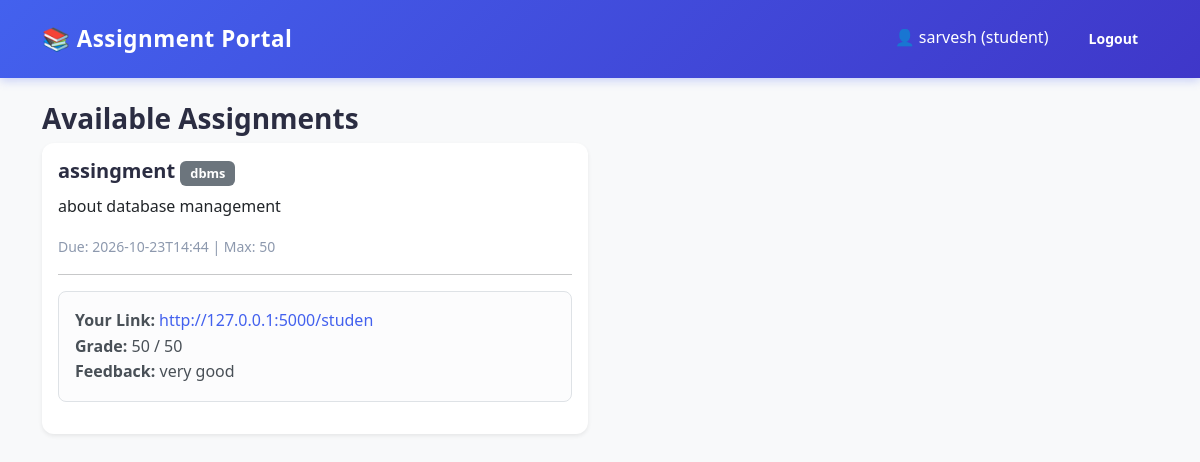
Screenshot of /student (signed in) with the database file from the repository.
### tables this page shows
CREATE TABLE submissions (
                id INTEGER PRIMARY KEY AUTOINCREMENT,
                assignment_id INTEGER NOT NULL,
                student_id INTEGER NOT NULL,
                student_name TEXT NOT NULL,
                project_link TEXT NOT NULL,
                work_notes TEXT NOT NULL,
                submitted_at TEXT NOT NULL,
                status TEXT DEFAULT 'submitted',
                marks INTEGER,
                remarks TEXT
            );

CREATE TABLE assignments (
                id INTEGER PRIMARY KEY AUTOINCREMENT,
                title TEXT NOT NULL,
                subject TEXT NOT NULL,
                description TEXT NOT NULL,
                due_date TEXT NOT NULL,
                max_marks INTEGER NOT NULL,
                created_by INTEGER NOT NULL
            );

### app.py (the view)
@app.route('/student')
def student_portal():
    if err := login_required('student'): return err
    with sqlite3.connect('database.db') as conn:
        conn.row_factory = sqlite3.Row
        cursor = conn.cursor()
        cursor.execute("SELECT * FROM assignments")
        assignments = cursor.fetchall()
        for i, a in enumerate(assignments):
            cursor.execute("SELECT * FROM submissions WHERE assignment_id = ? AND student_id = ?",
                           (a['id'], session['user_id']))
            sub = cursor.fetchone()
            a_dict = dict(a)
            a_dict['submission'] = dict(sub) if sub else None
            a_dict['is_overdue'] = datetime.fromisoformat(a['due_date']) < datetime.now()
            assignments[i] = a_dict
    return render_template('student.html', assignments=assignments)

### app.py (called while the page is built)
def login_required(role=None):
    if 'user_id' not in session:
        flash('Please log in first!', 'danger')
        return redirect(url_for('login'))
    if role and session.get('role') != role:
        flash('Access denied.', 'danger')
        return redirect(url_for('login'))
    return None

### templates/student.html (shortened to what this page needs)
{% extends "base.html" %}
{% block content %}
<h3>Available Assignments</h3>
<div class="row">
    {% for a in assignments %}
    <div class="col-md-6 mb-4">
        <div class="card shadow-sm h-100 p-3">
            <h5>{{ a.title }} <span class="badge bg-secondary">{{ a.subject }}</span></h5>
            <p>{{ a.description }}</p>
            <small class="text-muted">Due: {{ a.due_date[:16] }} | Max: {{ a.max_marks }}</small>
            <hr>
            {% if a.submission %}
                <div class="alert alert-light border">
                    <strong>Your Link:</strong> <a href="{{ a.submission.project_link }}">{{ a.submission.project_link }}</a><br>
                    {% if a.submission.status == 'graded' %}
                        <strong>Grade:</strong> {{ a.submission.marks }} / {{ a.max_marks }}<br>
                        <strong>Feedback:</strong> {{ a.submission.remarks }}
                    {% else %}
                        <em>Awaiting grading...</em>
                    {% endif %}
                </div>
            {% elif a.is_overdue %}
                <button class="btn btn-secondary w-100" disabled>Deadline Passed</button>
            {% endif %}
        </div>
    </div>
    {% endfor %}
</div>
{% endblock %}

### templates/base.html (shortened to what this page needs)
<!DOCTYPE html>
<html lang="en">
<head>
    <link href="https://cdn.jsdelivr.net/npm/bootstrap@5.3.0/dist/css/bootstrap.min.css" rel="stylesheet">
    <link rel="stylesheet" href="{{ url_for('static', filename='style.css') }}">
</head>
<body>
    <nav class="navbar navbar-dark mb-4">
        <div class="container">
            <a class="navbar-brand" href="/">📚 Assignment Portal</a>
            <div class="text-white">
                {% if session.user_id %}
                    <span class="me-3">👤 {{ session.username }} ({{ session.role }})</span>
                    <a href="/logout" class="text-white btn btn-sm btn-outline-light">Logout</a>
                {% endif %}
            </div>
        </div>
    </nav>
    <div class="container">
        {% block content %}{% endblock %}
    </div>
</body>
</html>

### static/style.css (style rules this page uses)
:root { --primary-color: #4361ee; --primary-hover: #3a56d4; --secondary-color: #3f37c9; --success-color: #2ec4b6; --danger-color: #e63946; --warning-color: #ff9f1c; --bg-color: #f8f9fa; --card-bg: #ffffff; --text-color: #2b2d42; --text-muted: #8d99ae; --border-radius: 12px; --shadow: 0 4px 20px rgba(0, 0, 0, 0.05); --shadow-hover: 0 8px 25px rgba(0, 0, 0, 0.1); }
body { font-family: 'Segoe UI', Tahoma, Geneva, Verdana, sans-serif; background-color: var(--bg-color); color: var(--text-color); line-height: 1.6; }
.navbar { background: linear-gradient(135deg, var(--primary-color), var(--secondary-color)) !important; box-shadow: 0 2px 10px rgba(67, 97, 238, 0.3); padding: 1rem 0; }
.navbar-brand { font-weight: 700; font-size: 1.4rem; letter-spacing: 0.5px; }
.card { border: none; border-radius: var(--border-radius); background-color: var(--card-bg); box-shadow: var(--shadow); transition: transform 0.3s ease, box-shadow 0.3s ease; }
.btn { border-radius: 8px; font-weight: 600; padding: 10px 20px; transition: all 0.3s ease; border: none; }
.alert { border: none; border-radius: 8px; font-weight: 500; }
.badge { padding: 6px 10px; border-radius: 6px; font-weight: 600; font-size: 0.8rem; }
a { text-decoration: none; color: var(--primary-color); transition: color 0.2s; }
h3, h4, h5 { font-weight: 700; color: var(--text-color); }
.text-muted { color: var(--text-muted) !important; }

### rows the page displays
submissions: username "sarvesh"
assignments: title "assingment", subject "dbms", description "about database management", due_date "2026-10-23T14:44", max_marks "50", submission.project_link "http://127.0.0.1:5000/studen", submission.marks "50", submission.remarks "very good"

### other values shown
{{ session.role }} "student"
